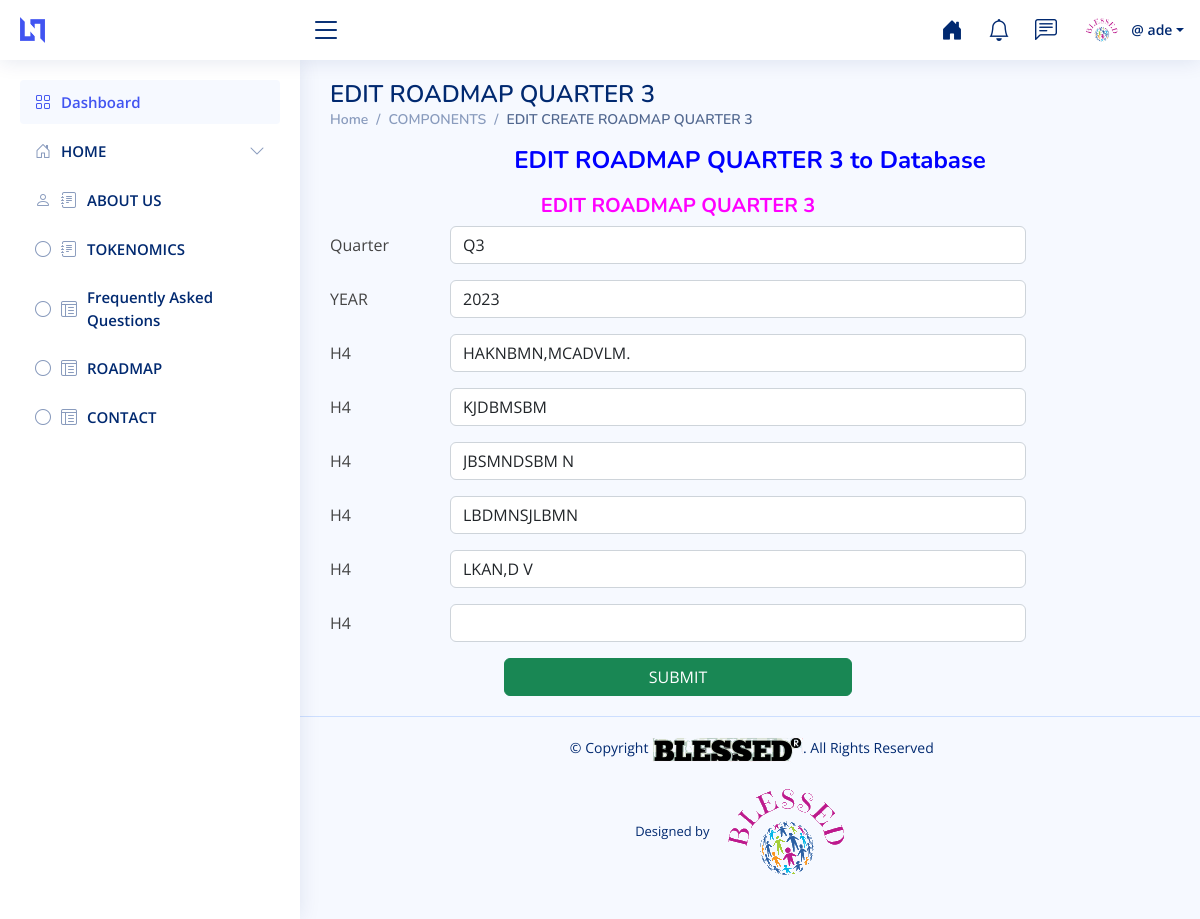
The app's page /EDIT-ROADMAP-RIGHT-TWO/4 (signed in) with its own data.
### ews_app/models.py (models this page shows, shortened)
class RoadmapR2(models.Model):
    hone = models.CharField(max_length=77)
    h_two = models.CharField(max_length=77, blank=True, null=True)
    h_three = models.CharField(max_length=77, blank=True, null=True)
    h_four = models.CharField(max_length=77, blank=True, null=True)
    h_five = models.CharField(max_length=77, blank=True, null=True)
    h_six = models.CharField(max_length=77, blank=True, null=True)
    Quarter = models.CharField(max_length=3)
    year = models.CharField(max_length=4)

### ews_app/views.py (the view, shortened to what this page needs)
# urls.py: path('EDIT-ROADMAP-RIGHT-TWO/<str:pk>', views.EditRoadmapRight2, name='edit_create_map_Rt'),
def EditRoadmapRight2(request, pk):
    rmr = RoadmapR2.objects.get(id=pk)
    context = {
        'rmr': rmr
    }
    return render(request, 'ews_app/edit_rmrt.html', context)

### ews_app/templates/ews_app/edit_rmrt.html (shortened to what this page needs)
{% extends 'ews_app/base.html' %}
{% load static %}
{% block content %}
<main id="main" class="main">
    <div class="pagetitle">
      <h1> EDIT ROADMAP QUARTER 3</h1>
      <nav>
        <ol class="breadcrumb">
          <li class="breadcrumb-item"><a href="{% url 'ews_app:ad-hm' %}">Home</a></li>
          <li class="breadcrumb-item">COMPONENTS</li>
          <li class="breadcrumb-item active"> EDIT CREATE ROADMAP QUARTER 3</li>
        </ol>
      </nav>
    </div>
   <section class="section">
        <div class="row">
                {% if user.is_authenticated %}
                <h4 class="text-center" style="color: blue; font-weight: 700;">  EDIT  ROADMAP QUARTER 3 to Database</h4>
                    <br><br>
                    {% if submitted %}
                        EDIT  ROADMAP QUARTER 3 was submitted Successfully
                    {% else %}
                        <div class="col-lg-10">
                            <h5 class="text-center" style="color: magenta; font-weight: 700;">EDIT  ROADMAP QUARTER 3 </h5>
                          <form action="" method="POST" >
                               <div class="row mb-3">
                                <label for="" class="col-sm-2 col-form-label">Quarter</label>
                                <div class="col-sm-10">
                                  <input type="text" name="rmrQR" class="form-control" value="{{rmr.Quarter}}">
                                </div>
                              </div>
                              <div class="row mb-3">
                                <label for="" class="col-sm-2 col-form-label">YEAR</label>
                                <div class="col-sm-10">
                                  <input type="text" name="rmrYR" class="form-control" value="{{rmr.year}}" >
                                </div>
                              </div>
                              <div class="row mb-3">
                                <label for="" class="col-sm-2 col-form-label">H4</label>
                                <div class="col-sm-10">
                                  <input type="text" name="rmrhone" class="form-control" value="{{rmr.hone}}">
                                </div>
                              </div>
                              <div class="row mb-3">
                                <label for="" class="col-sm-2 col-form-label">H4</label>
                                <div class="col-sm-10">
                                  <input type="text" name="rmrh_two" class="form-control" value="{{rmr.h_two}}" >
                                </div>
                              </div>
                              <div class="row mb-3">
                                <label for="" class="col-sm-2 col-form-label">H4</label>
                                <div class="col-sm-10">
                                  <input type="text" name="rmrh_three" class="form-control" value="{{rmr.h_three}}">
                                </div>
                              </div>
                              <div class="row mb-3">
                                <label for="" class="col-sm-2 col-form-label">H4</label>
                                <div class="col-sm-10">
                                  <input type="text" name="rmrh_four" class="form-control" value="{{rmr.h_four}}" >
                                </div>
                              </div>
                              <div class="row mb-3">
                                <label for="" class="col-sm-2 col-form-label">H4</label>
                                <div class="col-sm-10">
                                  <input type="text" name="rmrh_five" class="form-control" value="{{rmr.h_five}}" >
                                </div>
                              </div>
                              <div class="row mb-3">
                                <label for="" class="col-sm-2 col-form-label">H4</label>
                                <div class="col-sm-10">
                                  <input type="text" name="rmrh_six" class="form-control" value="{{rmr.h_six}}" >
                                </div>
                              </div>
                            <center> <input type="submit" class="btn btn-success col-6 " value="SUBMIT"></center>
                          </form>
                        </div>
                        <br><br><br>
                    {% endif %}
                {% else %}
                <p>You are not allowed here</p>
        {% endif %}
        </div>
    </section>
</main>
{% endblock content %}

### ews_app/templates/ews_app/header.html (shortened to what this page needs)
{% load static %}
  <header id="header" class="header fixed-top d-flex align-items-center">
    <div class="d-flex align-items-center justify-content-between">
      <a href="{% url 'ews_app:ad-hm' %}" class="logo d-flex align-items-center">
        <img src="assets/img/logo.png" alt="">
        <span class="d-none d-lg-block"><img src="" alt=""></span>
      </a>
      <i class="bi bi-list toggle-sidebar-btn"></i>
    </div>
    <nav class="header-nav ms-auto">
      <ul class="d-flex align-items-center">
        <li class="nav-item ">
          <a target="_blank" href="/" class="nav-link nav-icon">
            <i class="bi bi-house-door-fill"></i>
          </a>
        </li>
        <li class="nav-item dropdown">
          <a class="nav-link nav-icon" href="#" data-bs-toggle="dropdown">
            <i class="bi bi-bell"></i>
          </a>
        </li>
        <li class="nav-item dropdown">
          <a class="nav-link nav-icon" href="#" data-bs-toggle="dropdown">
            <i class="bi bi-chat-left-text"></i>
          </a>
        </li>
        <li class="nav-item dropdown pe-3">
          <a class="nav-link nav-profile d-flex align-items-center pe-0" href="#" data-bs-toggle="dropdown">
            {% if profile.profile_image %}
                <img src="{{ profile.profile_image.url }}" width="50" height="50" class=" rounded-circle" alt="{{ profile.user.username }}">
            {% else %}
                <img src="{% static 'images/78.png' %}" class="img-fluid rounded-start">
            {% endif %}
            <span class="d-none d-md-block dropdown-toggle ps-2">@ {{user}}</span>
          </a>
        </li>
      </ul>
    </nav>
  </header>

### static/adm/assets/css/style.css (style rules this page uses)
:root { scroll-behavior: smooth; }
body { font-family: "Open Sans", sans-serif; background: #f6f9ff; color: #444444; }
a { color: #4154f1; text-decoration: none; }
h1, h2, h3, h4, h5, h6 { font-family: "Nunito", sans-serif; }
#main { margin-top: 60px; padding: 20px 30px; transition: all 0.3s; }
.pagetitle { margin-bottom: 10px; }
.pagetitle h1 { font-size: 24px; margin-bottom: 0; font-weight: 600; color: #012970; }
.breadcrumb { font-size: 14px; font-family: "Nunito", sans-serif; color: #899bbd; font-weight: 600; }
.breadcrumb a { color: #899bbd; transition: 0.3s; }
.breadcrumb .breadcrumb-item::before { color: #899bbd; }
.breadcrumb .active { color: #51678f; font-weight: 600; }
.logo { line-height: 1; }
@media (min-width: 1200px) { .logo { width: 280px; } }
.logo img { max-height: 26px; margin-right: 6px; }
.logo span { font-size: 26px; font-weight: 700; color: #012970; font-family: "Nunito", sans-serif; }
.header { transition: all 0.5s; z-index: 997; height: 60px; box-shadow: 0px 2px 20px rgba(1, 41, 112, 0.1); background-color: #fff; padding-left: 20px; }
.header .toggle-sidebar-btn { font-size: 32px; padding-left: 10px; cursor: pointer; color: #012970; }
.header-nav ul { list-style: none; }
.header-nav>ul { margin: 0; padding: 0; }
.header-nav .nav-icon { font-size: 22px; color: #012970; margin-right: 25px; position: relative; }
.header-nav .nav-profile { color: #012970; }
.header-nav .nav-profile img { max-height: 36px; }
.header-nav .nav-profile span { font-size: 14px; font-weight: 600; }
@media (min-width: 1200px) { #main, #footer { margin-left: 300px; } }

### records on screen
RoadmapR2: rmrQR "Q3", rmrYR "2023", rmrhone "HAKNBMN,MCADVLM.", rmrh_two "KJDBMSBM", rmrh_three "JBSMNDSBM N", rmrh_four "LBDMNSJLBMN", rmrh_five "LKAN,D V"

### other values on screen
{{ user }} "ade"
